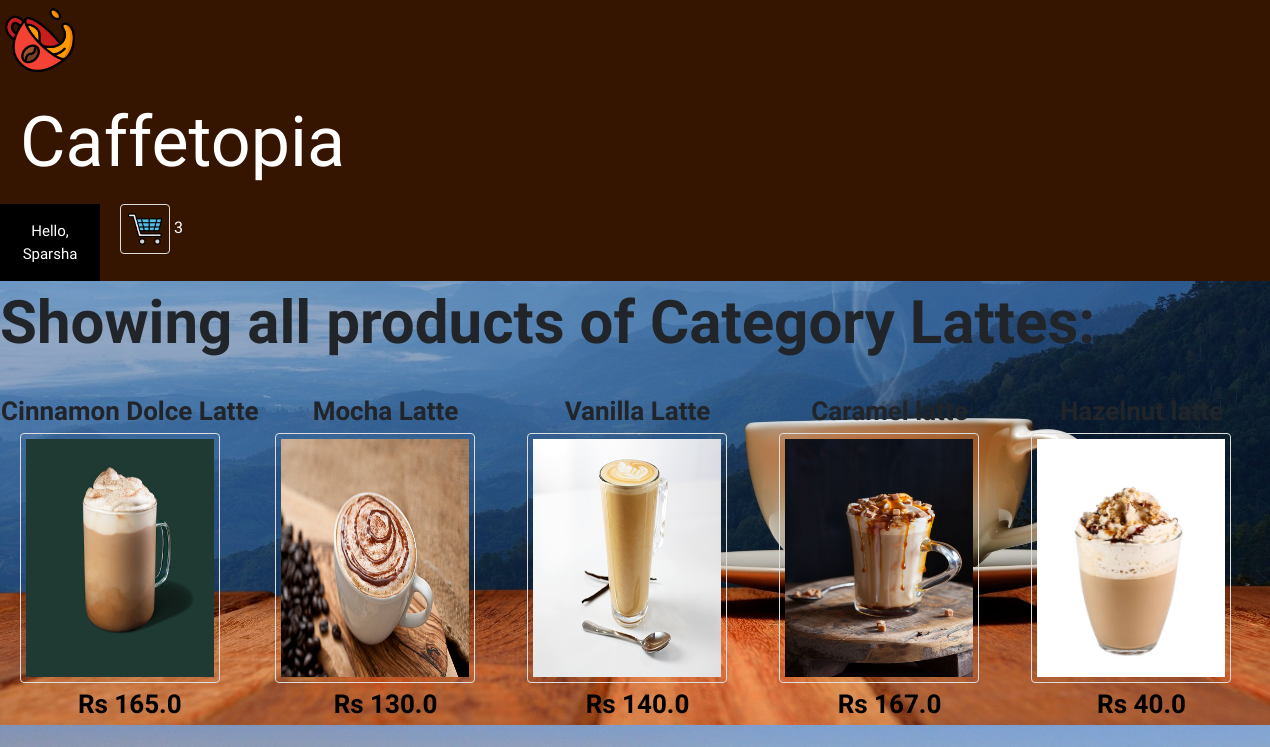
Screenshot of /displayCategory?categoryId=3 (signed in) with the database file from the repository.
### tables this page shows
CREATE TABLE users 
		(userId INTEGER PRIMARY KEY, 
		password TEXT,
		email TEXT,
		firstName TEXT,
		lastName TEXT,
		address1 TEXT,
		address2 TEXT,
		zipcode TEXT,
		city TEXT,
		state TEXT,
		country TEXT, 
		phone TEXT
		);

CREATE TABLE categories
		(categoryId INTEGER PRIMARY KEY,
		name TEXT
		);

CREATE TABLE products
		(productId INTEGER PRIMARY KEY,
		name TEXT,
		price REAL,
		description TEXT,
		image TEXT,
		stock INTEGER,
		categoryId INTEGER,
		FOREIGN KEY(categoryId) REFERENCES categories(categoryId)
		);

### main.py (the view)
@app.route("/displayCategory")
def displayCategory():
        loggedIn, firstName, noOfItems = getLoginDetails()
        categoryId = request.args.get("categoryId")
        with sqlite3.connect('database.db') as conn:
            cur = conn.cursor()
            cur.execute("SELECT products.productId, products.name, products.price, products.image, categories.name FROM products, categories WHERE products.categoryId = categories.categoryId AND categories.categoryId = ?", (categoryId, ))
            data = cur.fetchall()
        conn.close()
        categoryName = data[0][4]
        data = parse(data)
        return render_template('displayCategory.html', data=data, loggedIn=loggedIn, firstName=firstName, noOfItems=noOfItems, categoryName=categoryName)

### main.py (called while the page is built)
def getLoginDetails():
    with sqlite3.connect('database.db') as conn:
        cur = conn.cursor()
        if 'email' not in session:
            loggedIn = False
            firstName = ''
            noOfItems = 0
        else:
            loggedIn = True
            cur.execute("SELECT userId, firstName FROM users WHERE email = ?", (session['email'], ))
            userId, firstName = cur.fetchone()
            cur.execute("SELECT count(productId) FROM kart WHERE userId = ?", (userId, ))
            noOfItems = cur.fetchone()[0]
    conn.close()
    return (loggedIn, firstName, noOfItems)

def parse(data):
    ans = []
    i = 0
    while i < len(data):
        curr = []
        for j in range(7):
            if i >= len(data):
                break
            curr.append(data[i])
            i += 1
        ans.append(curr)
    return ans

### templates/displayCategory.html (shortened to what this page needs)
<!DOCTYPE HTML>
<html>
<head>
<link rel="stylesheet" href={{ url_for('static', filename='css/home.css') }} />
<link rel="stylesheet" href={{ url_for('static', filename='css/topStyle.css') }} />
<link rel="stylesheet" href="https://stackpath.bootstrapcdn.com/bootstrap/4.5.0/css/bootstrap.min.css">
<link rel="stylesheet" href="https://maxcdn.bootstrapcdn.com/font-awesome/4.7.0/css/font-awesome.min.css">
</head>
<body style="background-image:url('/static/images/wallpaper\ 1.jpg'); background-size:cover;">
	<div id="title" style="font-family: 'Satisfy';background-color: #361500;  display:inline-block;">
		<a href="/">
			<img id="logo" style="margin: 0px;width:80px;height:80px;border: 0px;"src= {{ url_for('static', filename='images/cup.png') }} />
		</a>
		 <h1 style="font-family: 'Henny Penny', cursive;color:white; float: left;padding-top: 20px; padding-left:20px;padding-right: 870px;margin: 0px; font-size: 70px;">
			Caffetopia
		 </h1>
		{% if not loggedIn %}
		<div id="signInButton" style="font-family:sans-serif;margin-top: 30px;">
		   <button style="background-color: brown;"> <a style="text-decoration:none;font-size: 30px;color: white;"class="link" href="/loginForm">Sign In</a></button>
		</div>
		{% else %}
		<div class="dropdown">
			<button class="dropbtn" style="margin-top: 20px;width:100px;font-family: 'Akaya Telivigala', cursive;">Hello, <br>{{firstName}}</button>
		</div>
		{% endif %}
		<div id="kart">
			<a class="link" href="/cart" style="color: white;text-decoration:none;">
				<img src={{url_for('static', filename='images/shopping-cart.png')}} style="height: 50px; width:50px;" id="cartIcon" />
				{{noOfItems}}
			</a>
		</div>
	</div>
<div style="font-family:Satisfy;">
	<h2 style="font-size:60px;font-weight:1000;font-family: 'Akaya Telivigala', cursive;">Showing all products of Category {{categoryName}}:</h2>
	{% for itemData in data %}
	<table>
		<tr id="productName">
			{% for row in itemData %}
			<td style="font-size:26px;font-family: 'Akaya Telivigala', cursive;">
				{{row[1]}}
			</td>
			{% endfor %}
		</tr>
		<tr id="productImage">
			{% for row in itemData %}
			<td>
				<div class="container"style="height: 250px;width:250px;">
				<a href="/productDescription?productId={{row[0]}}">
					<img src={{ url_for('static', filename='uploads/' + row[3]) }} id="itemImage" style="width:200px;height:250px;"class="image" />
				</a>
			</div>
			</td>
			{% endfor %}
		</tr>
		<tr id="productPrice">
			{% for row in itemData %}
			<td style="font-family:'Akaya Telivigala', cursive;font-size: 26px;color:black;font-style: bold;font-weight: 1000;">
				Rs {{row[2]}}
			</td>
			{% endfor %}
		</tr>
		<br>
	</table>
	{% endfor %}
</div>
</body>
</html>

### static/css/home.css (style rules this page uses)
#itemImage { height: 200px; width: 150px; }
table { border-spacing: 20px; }
#productName { text-align: center; font-weight: bold; }
#productPrice { text-align: center; }

### static/css/topStyle.css (style rules this page uses)
#logo { height: 80px; width: 80px; margin-left: 20px; margin-top: 10px; margin-bottom: 10px; margin-right: 20px; float: left; }
#title { background-color: black; display: inline-block; width: 100%; }
.dropbtn { background-color: black; color: white; padding: 16px; font-size: 15px; border: none; cursor: pointer; }
.dropdown { position: relative; float: left; }
#kart { color: white; margin-top: 20px; margin-bottom: 20px; margin-left: 20px; margin-right: 20px; float: left; }
#cartIcon { height: 30px; width: 30px; }

### templates/displayCategory.html (style rules this page uses)
.container { position: relative; width: 50%; }
.image { display: block; width: 100%; height: auto; }
img { border: 1px solid #ddd; border-radius: 4px; padding: 5px; width: 170px; }
#cartIcon { border:0 0 2px 1px #361500; }

### rows the page displays
users: firstName "Sparsha"
categories: name "Lattes"
products: name "Cinnamon Dolce Latte", image (picture), price "165.0"
products: name "Mocha Latte", image (picture), price "130.0"
products: name "Vanilla Latte", image (picture), price "140.0"
products: name "Caramel latte", image (picture), price "167.0"
products: name "Hazelnut latte", image (picture), price "40.0"

### other values shown
{{ noOfItems }} "3"
